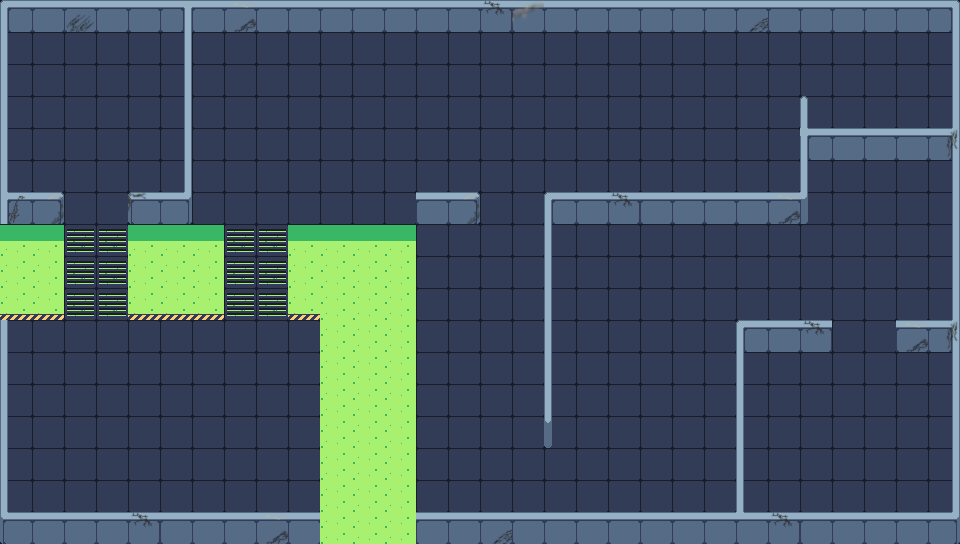

A 2D game scene composited from a Tiled map and its tileset images. What follows is a short description and the map's XML, with each tile layer's data collapsed to a summary:
An orthogonal 60x34 tile map with 16x16 px tiles, 2 tile layers (1Floor, 2Block) and 22 objects.

<map version="1.8" tiledversion="1.8.2" orientation="orthogonal" renderorder="right-down" width="60" height="34" tilewidth="16" tileheight="16" infinite="0" nextlayerid="5" nextobjectid="25">
 <tileset firstgid="1" source="map1.tsx" />
 <layer id="1" name="1Floor" width="60" height="34">
  <data>[2040 cells, 2040 non-empty, 20 distinct tile ids]</data>
 </layer>
 <layer id="2" name="2Block" width="60" height="34">
  <data>[2040 cells, 426 non-empty, 85 distinct tile ids]</data>
 </layer>
 <objectgroup id="3" name="Col1">
  <object id="2" x="0" y="0" width="960" height="23.625" />
  <object id="3" x="0" y="21.6364" width="6.5" height="522.364" />
  <object id="4" x="4.5" y="514.75" width="315.5" height="29.25" />
  <object id="5" x="417" y="515.667" width="544" height="29.3333" />
  <object id="6" x="951.333" y="22.5599" width="8.66667" height="489.44" />
  <object id="7" x="4.75" y="221.5" width="59.25" height="98.5" />
  <object id="8" x="128" y="224" width="96" height="96" />
  <object id="9" x="2.72727" y="196.591" width="61.2727" height="27.4091" />
  <object id="10" x="184.5" y="22.25" width="8.5" height="203.25" />
  <object id="11" x="128" y="196.318" width="64" height="29.1818" />
  <object id="12" x="288" y="224" width="128" height="96" />
  <object id="13" x="320" y="320" width="96" height="224" />
  <object id="14" x="416" y="194.727" width="64" height="20.8636" />
  <object id="15" x="800" y="96" width="6.5" height="119.5" />
  <object id="16" x="803" y="131.167" width="150.5" height="21.0758" />
  <object id="17" x="544" y="195.333" width="256" height="20.1667" />
  <object id="18" x="544" y="198.125" width="7.66667" height="239.375" />
  <object id="19" x="736" y="322.727" width="8" height="189.273" />
  <object id="20" x="742.667" y="322.375" width="98.8636" height="21.0417" />
  <object id="22" x="887.705" y="322.5" width="72.2955" height="21" />
  <object id="23" x="415.051" y="214.813" width="1.94886" height="12.642" />
 </objectgroup>
 <objectgroup id="4" name="Col2">
  <object id="1" x="831.882" y="322.694" width="64.5" height="20.125">
   <properties>
    <property name="CentX" type="float" value="864" />
    <property name="CentY" type="float" value="338" />
   </properties>
  </object>
 </objectgroup>
</map>
